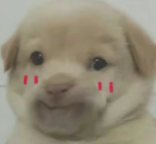
#> input picture core operation/demo.png, 156 x 144 px
$ jupyter execute Performance_Measurement_and_Improvement_Techniques.ipynb   (shell and % lines are left out)
#> lines starting #> are read from the running program, lines starting #| are printed output that depends on the picture
# Performance Measurement and Improvement Techniques
In image processing, since you are dealing with a large number of operations per second, it is mandatory that your code is not only providing the correct solution, but that it is also providing it in the fastest manner. So in this chapter, you will learn:

To measure the performance of your code.

Some tips to improve the performance of your code.

You will see these functions: cv.getTickCount, cv.getTickFrequency, etc.

# Measuring Performance with OpenCV

[cell 1]
import cv2
import numpy as np

[cell 2]
e1 = cv2.getTickCount()  # 获得当前的钟刻数
e2 = cv2.getTickCount()  # 获得当前的钟刻数
# cv2.getTickFrequency() 是OpenCV 中的一个函数，用于返回系统中时钟的频率（即每秒钟的时钟刻度数）
# cv2.getTickFrequency() 返回一秒的钟刻数
time = (e2 - e1) / cv2.getTickFrequency()
# time: 刻钟之间差值 除以 一秒钟的钟刻数 等于 过程的秒数
print(e1)
print(e2)
print(cv2.getTickFrequency())

[cell 3]
img1 = cv2.imread("demo.png")
#> img1 is the input picture: shape (144, 156, 3); mean B, G, R 119.3, 138.2, 146

e1 = cv2.getTickCount()
for i in range(5,49,2):
    img1 = cv2.medianBlur(img1,i)  # 中值滤波
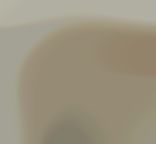
#> img1: shape (144, 156, 3); mean B, G, R 127.6, 147.7, 155.6
e2 = cv2.getTickCount()
t = (e2 - e1) / cv2.getTickFrequency()  # 计算耗时
print(t)

## Default Optimization in OpenCV
许多OpenCV函数使用SSE2、AVX等进行了优化。它也包含未优化的代码。因此，如果我们的系统支持这些功能，我们应该利用它们（几乎所有现代处理器都支持它们）。在编译时默认启用。因此，如果启用，OpenCV将运行优化的代码，否则将运行未优化的代码。您可以使用cv2.useOptimized()来检查它是否启用/禁用，并使用cv2.setUseOptimized()来启用/禁用它。让我们看一个简单的例子。

[cell 4]
cv2.useOptimized()

[cell 5]
img = cv2.imread("demo.png")
res = cv2.medianBlur(img,49)
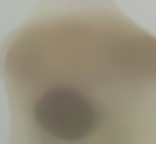
#> res: shape (144, 156, 3); mean B, G, R 123, 142.7, 150.3
